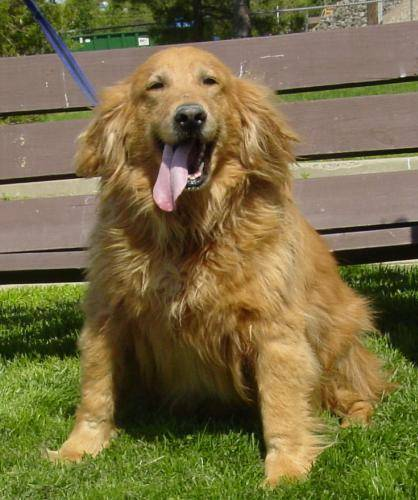
#> input picture dog.jpg, 418 x 500 px, found by its file name
$ python ImageManupulation.py
#> lines starting #> are read from the running program, lines starting #| are printed output that depends on the picture; after the words box and inside, x2 and y2 are one past the last pixel; in counts of white or black regions, pixels touching at a corner belong together
#Image Manupulation
import cv2
import numpy as np

img = cv2.imread("Resources/dog.jpg")
#> img is the input picture: shape (500, 418, 3); mean B, G, R 66.2, 107.5, 118.6
kernel = np.ones((5,5),np.uint8)

imgGray = cv2.cvtColor(img, cv2.COLOR_BGR2GRAY)
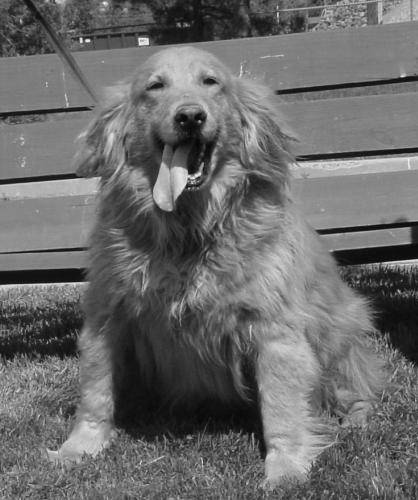
#> imgGray: shape (500, 418); min 3, max 251, mean 106.2
imgBlur = cv2.GaussianBlur(imgGray,(7,7),0)
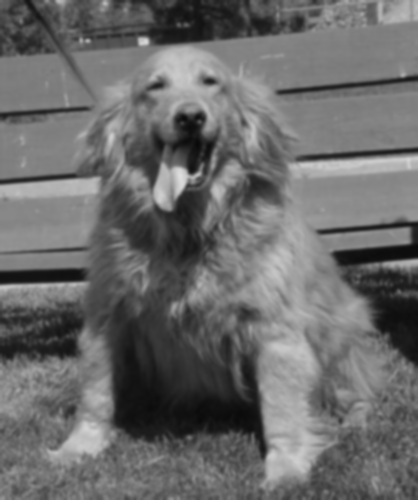
#> imgBlur: shape (500, 418); min 9, max 222, mean 106.2
imgCanny = cv2.Canny(img, 150, 200)
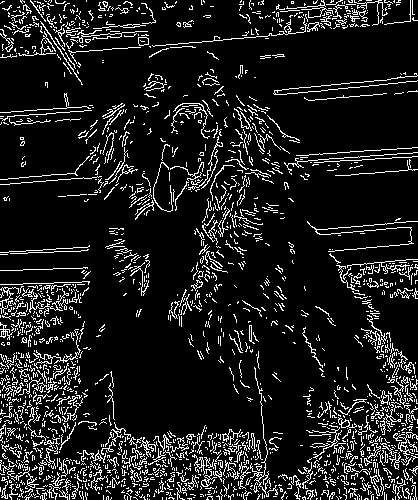
#> imgCanny: shape (500, 418); 11.5% white in thin lines or dots
imgDilation = cv2.dilate(imgCanny, kernel, iterations=1)
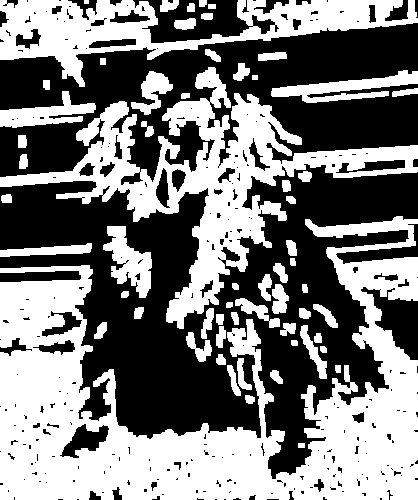
#> imgDilation: shape (500, 418); 48.5% white; 61 white regions, largest, box (x1, y1, x2, y2) and area: (0, 216, 418, 500) 51755, (0, 67, 418, 329) 23083, (0, 0, 418, 87) 12799
imgEroded = cv2.erode(imgDilation, kernel, iterations=1)
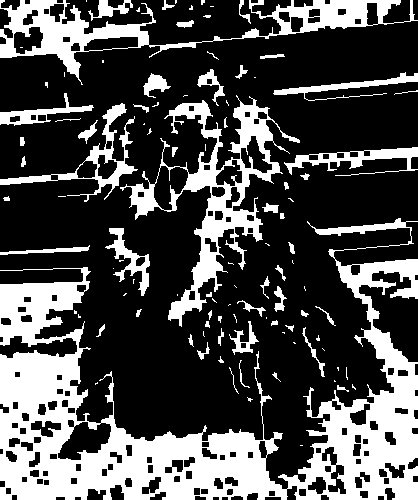
#> imgEroded: shape (500, 418); 30% white; 104 white regions (50 under 20 px), largest, box (x1, y1, x2, y2) and area: (0, 218, 418, 500) 37401, (120, 95, 300, 327) 8047, (0, 0, 418, 85) 7259

cv2.imshow("Original", img)
cv2.imshow("Gray Image", imgGray)
cv2.imshow("Blur Image", imgBlur)
cv2.imshow("Canny Image", imgCanny)
cv2.imshow("Dilation Image", imgDilation)
cv2.imshow("Eroded Image", imgEroded)
cv2.waitKey(0)

$ run again, with 00000004.jpg copied over dog.jpg
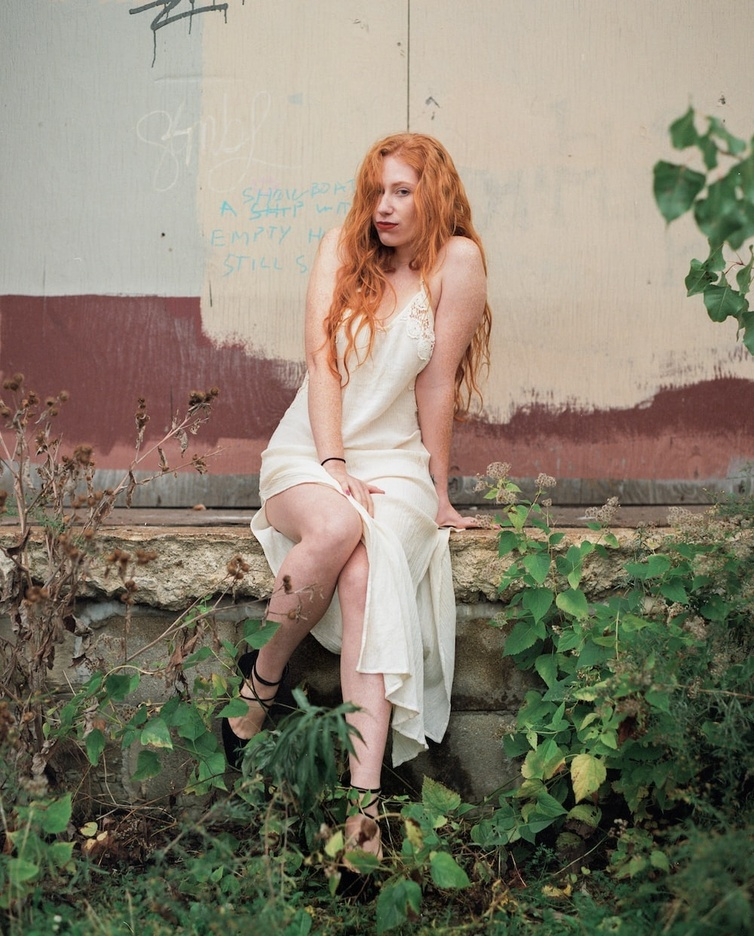
#> input picture 00000004.jpg, 754 x 936 px, shrunk from 1000 x 1241 before the run, found by its file name
#> img is the input picture: shape (936, 754, 3); mean B, G, R 111.4, 128.2, 136
#> `imgCanny = cv2.Canny(img, 150, 200)`:
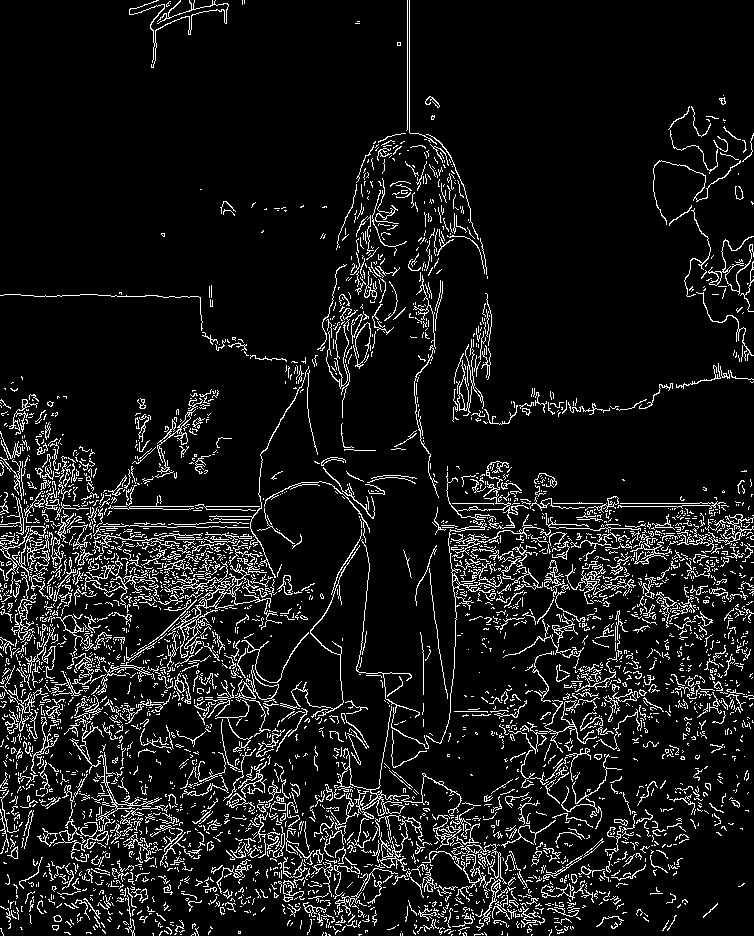
#> imgCanny: shape (936, 754); 9.1% white in thin lines or dots
#> imgDilation: shape (936, 754); 38.8% white; 111 white regions, largest, box (x1, y1, x2, y2) and area: (0, 0, 754, 936) 242957, (651, 104, 754, 364) 7845, (450, 291, 754, 427) 6550
#> `imgEroded = cv2.erode(imgDilation, kernel, iterations=1)`:
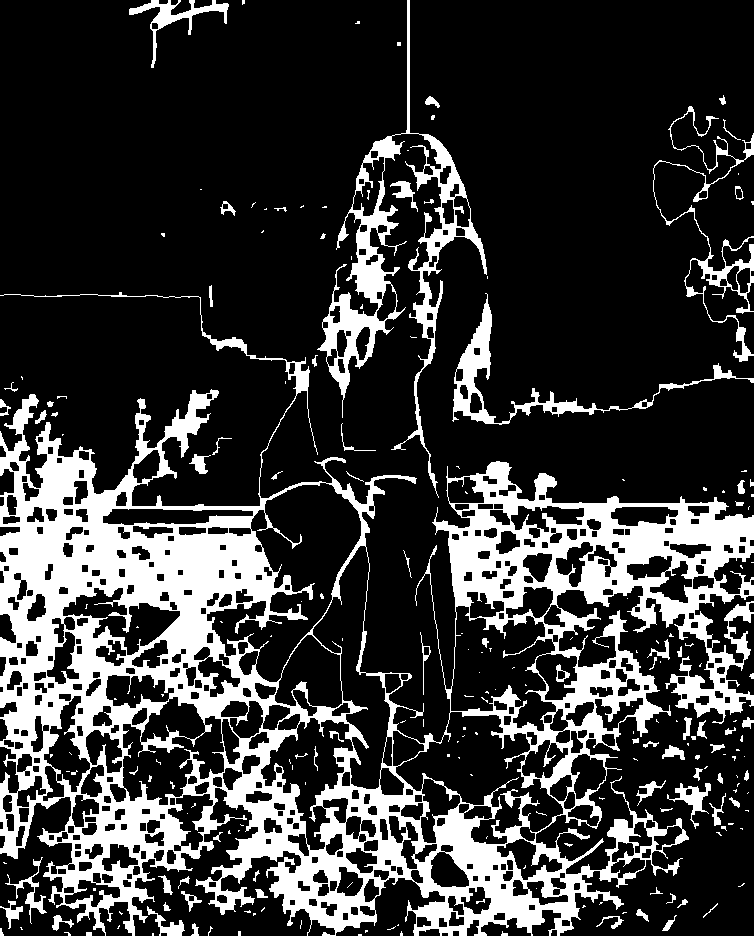
#> imgEroded: shape (936, 754); 22.1% white; 219 white regions (140 under 20 px), largest, box (x1, y1, x2, y2) and area: (0, 292, 754, 936) 130943, (317, 0, 487, 498) 10769, (452, 293, 754, 425) 3532
